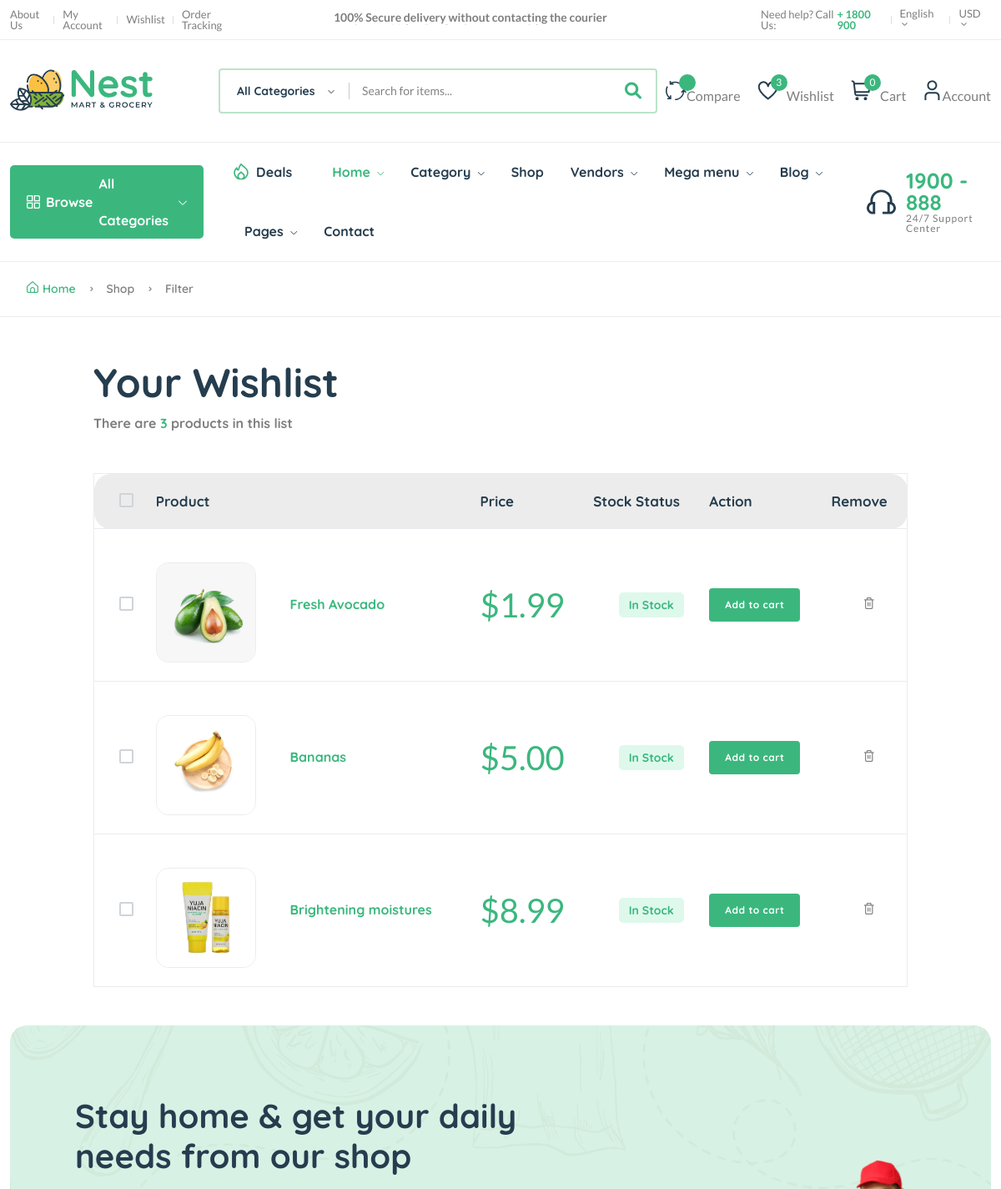
Page /wishlist/ (signed in, upper part) on the earlier database version.
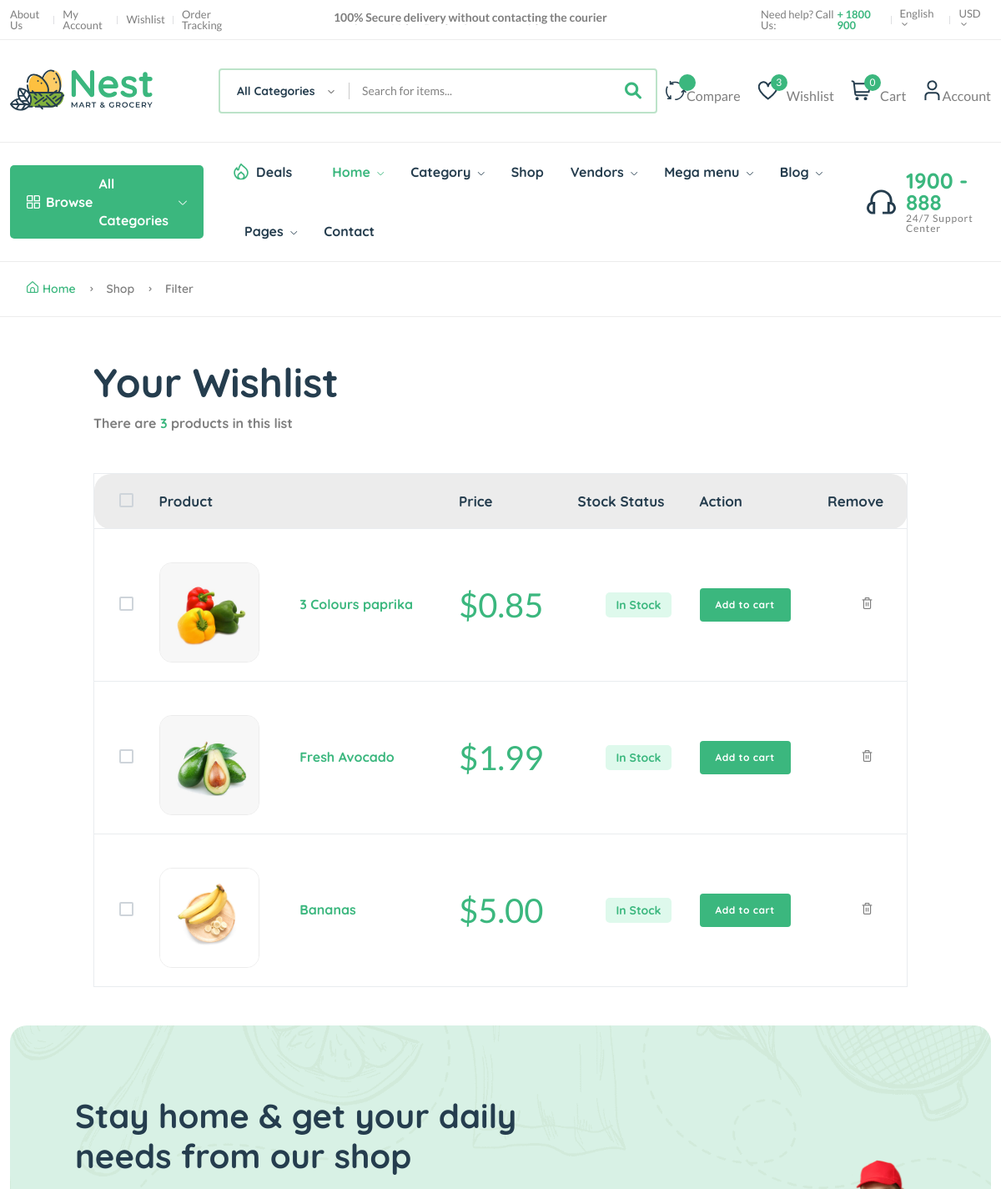
Same page on the later database version.
### core/models.py (models this page shows, shortened)
class Wishlist(models.Model):
    user = models.ForeignKey(User, on_delete=models.SET_NULL, null=True)
    product = models.ForeignKey(Product, on_delete=models.SET_NULL, null=True)
    date = models.DateTimeField(auto_now_add=True)
    class Meta:
        verbose_name_plural = "Wishlists"

class Product(models.Model):
    pid = ShortUUIDField(unique=True, length=10, max_length=20, alphabet="abcdefgh12345")
    user = models.ForeignKey(User, on_delete=models.SET_NULL, null=True)
    category = models.ForeignKey(Category, on_delete=models.SET_NULL, null=True, related_name="category")
    vendor = models.ForeignKey(Vendor, on_delete=models.SET_NULL, null=True, related_name="vendor")
    title = models.CharField(max_length=100, default="Fresh Pear")
    image = models.ImageField(upload_to=user_directory_path, default="product.jpg")
    description = CKEditor5Field(null=True, blank=True, default="This is the product", config_name="extends")
    price = models.DecimalField(max_digits=99999999, decimal_places=2, default="1.99")
    old_price = models.DecimalField(max_digits=99999999, decimal_places=2, default="2.99")
    specifications = CKEditor5Field(null=True, blank=True, config_name="extends")
    type = models.CharField(max_length=100, default="Organic", null=True, blank=True)
    stock_count = models.CharField(max_length=100, default="10", null=True, blank=True)
    life = models.CharField(max_length=100, default="100 Days", null=True, blank=True)
    mfd = models.DateTimeField(auto_now_add=False, null=True, blank=True)
    tags = TaggableManager(blank=True)
    product_status = models.CharField(choices=STATUS, max_length=10, default="in_review")
    status = models.BooleanField(default=True)
    in_stock = models.BooleanField(default=True)
    featured = models.BooleanField(default=True)
    digital = models.BooleanField(default=False)
    sku = ShortUUIDField(unique=True, length=4, max_length=10, prefix="sku", alphabet="1234567890")
    date = models.DateTimeField(auto_now_add=True)
    updated = models.DateTimeField(null=True, blank=True)
    class Meta:
        verbose_name_plural = "Products"

### core/views.py (the view)
# urls.py: path("wishlist/", wishlist_view, name="wishlist"),
@login_required
def wishlist_view(request):
    wishlist = Wishlist.objects.all()
    context = {
        "w": wishlist,
    }
    return render(request, "core/wishlist.html", context)

### templates/core/wishlist.html (shortened to what this page needs)
{% extends 'core/partials/base.html' %}
{% load static %}
{% block content %}
    <main class="main" id="wishlist-list">
        <div class="page-header breadcrumb-wrap">
            <div class="container">
                <div class="breadcrumb">
                    <a href="index.html" rel="nofollow"><i class="fi-rs-home mr-5"></i>Home</a>
                    <span></span> Shop <span></span> Filter
                </div>
            </div>
        </div>
        <div class="container mb-30 mt-50">
            <div class="row">
                <div class="col-xl-10 col-lg-12 m-auto">
                    <div class="mb-50">
                        <h1 class="heading-2 mb-10">Your Wishlist</h1>
                        <h6 class="text-body">There {% if wishlist.count == 1 %} is {% else %} are {% endif %}<span class="text-brand">{{ wishlist.count}}</span> product{{ wishlist.count|pluralize}} in this list</h6>
                    </div>
                    <div class="table-responsive shopping-summery">
                        <table class="table table-wishlist">
                            <thead>
                                <tr class="main-heading">
                                    <th class="custome-checkbox start pl-30">
                                        <label class="form-check-label" for="exampleCheckbox11"></label>
                                    </th>
                                    <th scope="col" colspan="2">Product</th>
                                    <th scope="col">Price</th>
                                    <th scope="col">Stock Status</th>
                                    <th scope="col">Action</th>
                                    <th scope="col" class="end">Remove</th>
                                </tr>
                            </thead>
                            <tbody>
                                {% for w in w %}
                                <tr class="pt-30">
                                    <td class="custome-checkbox pl-30">
                                        <label class="form-check-label" for="exampleCheckbox1"></label>
                                    </td>
                                    <td class="image product-thumbnail pt-40"><img src="{{ w.product.image.url }}" alt="#" /></td>
                                    <td class="product-des product-name">
                                        <h6><a class="product-name mb-10" href="{% url 'core:product-detail' w.product.pid %}">{{ w.product.title|truncatechars:30 }}</a></h6>
                                    </td>
                                    <td class="price d-fdlex fs-1" data-title="Price">
                                        <span class="text-brand">$</span><span class="text-brand current-product-price-{{  w.product.id }}">{{ w.product.price }}</h3></span>
                                    </td>
                                    <td class="text-center detail-info" data-title="Stock">
                                        <span class="stock-status in-stock mb-0">{% if w.product.in_stock %} In Stock {% else %} Out of Stock {% endif %}</span>
                                    </td>
                                    <td class="text-right" data-title="Cart">
                                        <button class="btn btn-sm add-to-cart-btn" data-index="{{  w.product.id }}">Add to cart</button>
                                    </td>
                                    <td class="action text-center" data-title="Remove">
                                        <button style="border: none; background: none;" data-wishlist-product="{{ w.id }}" class="text-body delete-wishlist-product"><i class="fi-rs-trash"></i></button>
                                    </td>
                                </tr>
                                {% empty %}
                                <tr>
                                    <td><p>Your wishlist is empty...</p></td>
                                </tr>
                                {% endfor %}
                            </tbody>
                        </table>
                    </div>
                </div>
            </div>
        </div>
    </main>
{% endblock content %}

### templates/core/partials/base.html (shortened to what this page needs)
{% load static %}
<!DOCTYPE html>
<html class="no-js" lang="en">
<head>
    <link rel="stylesheet" href="{% static 'assets/css/plugins/slider-range.css' %}" />
    <link rel="stylesheet" href="/static/assets/css/main.css?v=5.5" />
    <link href="https://cdnjs.cloudflare.com/ajax/libs/font-awesome/5.13.0/css/all.min.css" rel="stylesheet">
    <link rel="stylesheet" href="https://cdnjs.cloudflare.com/ajax/libs/font-awesome/6.0.0/css/all.min.css" />
</head>
<body>
    <header class="header-area header-style-1 header-height-2">
        <div class="header-top header-top-ptb-1 d-none d-lg-block">
            <div class="container">
                <div class="row align-items-center">
                    <div class="col-xl-3 col-lg-4">
                        <div class="header-info">
                            <ul>
                                <li><a href="page-about.htlm">About Us</a></li>
                                <li><a href="page-account.html">My Account</a></li>
                                <li><a href="shop-wishlist.html">Wishlist</a></li>
                                <li><a href="shop-order.html">Order Tracking</a></li>
                            </ul>
                        </div>
                    </div>
                    <div class="col-xl-6 col-lg-4">
                        <div class="text-center">
                            <div id="news-flash" class="d-inline-block">
                                <ul>
                                    <li>100% Secure delivery without contacting the courier</li>
                                </ul>
                            </div>
                        </div>
                    </div>
                    <div class="col-xl-3 col-lg-4">
                        <div class="header-info header-info-right">
                            <ul>
                                <li>Need help? Call Us: <strong class="text-brand"> + 1800 900</strong></li>
                                <li>
                                    <a class="language-dropdown-active" href="#">English <i class="fi-rs-angle-small-down"></i></a>
                                </li>
                                <li>
                                    <a class="language-dropdown-active" href="#">USD <i class="fi-rs-angle-small-down"></i></a>
                                </li>
                            </ul>
                        </div>
                    </div>
                </div>
            </div>
        </div>
        <div class="header-middle header-middle-ptb-1 d-none d-lg-block">
            <div class="container">
                <div class="header-wrap">
                    <div class="logo logo-width-1">
                        <a href="{% url 'core:index' %}"><img src="{% static 'assets/imgs/theme/logo.svg' %}" alt="logo" /></a>
                    </div>
                    <div class="header-right">
                        <div class="search-style-2">
                            <form action="{% url 'core:search' %}" method="GET">
                                <input type="text" placeholder="Search for items..." name="q"/>
                                <button class="fas fa-search"></button>
                            </form>
                        </div>
                        <div class="header-action-right">
                            <div class="header-action-2">
                                <div class="header-action-icon-2">
                                    <a href="shop-compare.html">
                                        <img class="svgInject" alt="Nest" src="{% static 'assets/imgs/theme/icons/icon-compare.svg' %}" />
                                        <span class="pro-count blue"></span>
                                    </a>
                                    <a href="shop-compare.html"><span class="lable ml-0">Compare</span></a>
                                </div>
                                <div class="header-action-icon-2">
                                    <a href="{% url 'core:wishlist' %}">
                                        <img class="svgInject" alt="Nest" src="{% static 'assets/imgs/theme/icons/icon-heart.svg' %}" />
                                        <span class="pro-count blue">{{ wishlist.count }}</span>
                                    </a>
                                    <a href="{% url 'core:wishlist' %}"><span class="lable">Wishlist</span></a>
                                </div>
                                <div class="header-action-icon-2">
                                    <a class="mini-cart-icon" href="{% url 'core:cart' %}">
                                        <img alt="Nest" src="{% static 'assets/imgs/theme/icons/icon-cart.svg' %}" />
                                        <span class="pro-count blue cart-items-count">{{ request.session.cart_data_obj|length }}</span>
                                    </a>
                                    <a href="{% url 'core:cart' %}"><span class="lable">Cart</span></a>
                                </div>
                                <div class="header-action-icon-2">
                                    <a href="page-account.html">
                                        <img class="svgInject" alt="Nest" src="{% static 'assets/imgs/theme/icons/icon-user.svg' %}" />
                                    </a>
                                    <a href="page-account.html"><span class="lable ml-0">Account</span></a>
                                </div>
                            </div>
                        </div>
                    </div>
                </div>
            </div>
        </div>
        <div class="header-bottom header-bottom-bg-color sticky-bar">
            <div class="container">
                <div class="header-wrap header-space-between position-relative">
                    <div class="header-nav d-none d-lg-flex">
                        <div class="main-categori-wrap d-none d-lg-block">
                            <a class="categories-button-active" href="#">
                                <span class="fi-rs-apps"></span> <span class="et">Browse</span> All Categories
                                <i class="fi-rs-angle-down"></i>
                            </a>
                        </div>
                        <div class="main-menu main-menu-padding-1 main-menu-lh-2 d-none d-lg-block font-heading">
                            <nav>
                                <ul>
                                    <li class="hot-deals"><img src="{% static 'assets/imgs/theme/icons/icon-hot.svg' %}" alt="hot deals" /><a href="shop-grid-right.html">Deals</a></li>
                                    <li>
                                        <a class="active" href="index.html">Home <i class="fi-rs-angle-down"></i></a>
                                    </li>
                                    <li>
                                        <a href="shop-grid-right.html">Category <i class="fi-rs-angle-down"></i></a>
                                    </li>
                                    <li>
                                        <a href="{% url 'core:product-list' %}">Shop</a>
                                    </li>
                                    <li>
                                        <a href="#">Vendors <i class="fi-rs-angle-down"></i></a>
                                    </li>
                                    <li class="position-static">
                                        <a href="#">Mega menu <i class="fi-rs-angle-down"></i></a>
                                    </li>
                                    <li>
                                        <a href="blog-category-grid.html">Blog <i class="fi-rs-angle-down"></i></a>
                                    </li>
                                    <li>
                                        <a href="#">Pages <i class="fi-rs-angle-down"></i></a>
                                    </li>
                                    <li>
                                        <a href="page-contact.html">Contact</a>
                                    </li>
                                </ul>
                            </nav>
                        </div>
                    </div>
                    <div class="hotline d-none d-lg-flex">
                        <img src="{% static 'assets/imgs/theme/icons/icon-headphone.svg' %}" alt="hotline" />
                        <p>1900 - 888<span>24/7 Support Center</span></p>
                    </div>
                </div>
            </div>
        </div>
    </header>
    {% block content %}
    {% endblock content %}
    <footer class="main">
        <section class="newsletter mb-15">
            <div class="container">
                <div class="row">
                    <div class="col-lg-12">
                        <div class="position-relative newsletter-inner">
                            <div class="newsletter-content">
                                <h2 class="mb-20">
                                    Stay home & get your daily <br /> needs from our shop
                                </h2>
                            </div>
                            <img src="{% static 'assets/imgs/banner/banner-9.png' %}" alt="newsletter" />
                        </div>
                    </div>
                </div>
            </div>
        </section>
    </footer>
</body>
</html>

Differences in the rows shown:
removed Wishlist: product.image (picture), product "Brightening moistures", product.price "8.99", shows "In Stock"
added Wishlist: product.image (picture), product "3 Colours paprika", product.price "0.85", shows "In Stock"
